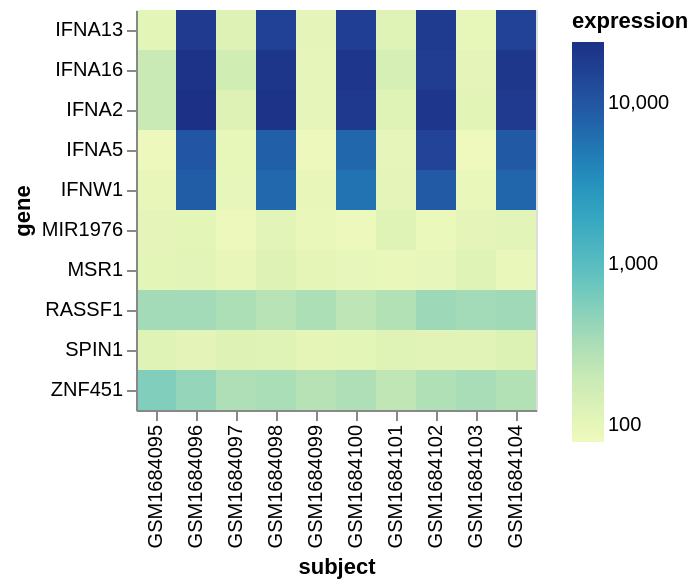

This figure's notebook cell:
### Markdown cell above
#### Añadiendo interactividad: Tooltips

Para hacer el heatmap más exploratorio, añadimos `tooltips`. Esto permite al usuario pasar el ratón sobre cada celda y ver los valores exactos de `subject`, `gene` y `expression`, mejorando la capacidad de investigar puntos de datos específicos.

### Code cell
chart.mark_rect().encode(
    alt.X('subject:N'),
    alt.Y('gene:N'),
    alt.Color('expression:Q', scale=alt.Scale(type='log')),
    alt.Tooltip(['subject', 'gene', 'expression'])
)

### Figure 1 — Vega-Lite specification as saved in the notebook (floating-point values rounded to 4 significant figures)
{"config": {"view": {"continuousWidth": 300, "continuousHeight": 300}}, "data": {"name": "data-5cd6747e846a5284609978f329e272dd"}, "mark": {"type": "rect"}, "encoding": {"color": {"field": "expression", "scale": {"type": "log"}, "type": "quantitative"}, "tooltip": [{"field": "subject", "type": "nominal"}, {"field": "gene", "type": "nominal"}, {"field": "expression", "type": "quantitative"}], "x": {"field": "subject", "type": "nominal"}, "y": {"field": "gene", "type": "nominal"}}, "$schema": "https://vega.github.io/schema/vega-lite/v5.20.1.json", "datasets": {"data-5cd6747e846a5284609978f329e272dd": [{"subject": "GSM1684095", "treatment": "control", "gene": "IFNA5", "expression": 83.13}, {"subject": "GSM1684095", "treatment": "control", "gene": "MSR1", "expression": 107.0}, {"subject": "GSM1684095", "treatment": "control", "gene": "IFNW1", "expression": 95.4}, {"subject": "GSM1684095", "treatment": "control", "gene": "RASSF1", "expression": 353.0}, {"subject": "GSM1684095", "treatment": "control", "gene": "IFNA16", "expression": 189.9}, {"subject": "GSM1684095", "treatment": "control", "gene": "ZNF451", "expression": 569.3}, {"subject": "GSM1684095", "treatment": "control", "gene": "SPIN1", "expression": 120.8}, {"subject": "GSM1684095", "treatment": "control", "gene": "IFNA2", "expression": 195.2}, {"subject": "GSM1684095", "treatment": "control", "gene": "IFNA13", "expression": 107.2}, {"subject": "GSM1684095", "treatment": "control", "gene": "MIR1976", "expression": 104.0}, {"subject": "GSM1684096", "treatment": "influenza", "gene": "MIR1976", "expression": 106.3}, {"subject": "GSM1684096", "treatment": "influenza", "gene": "IFNA13", "expression": 18970.0}, {"subject": "GSM1684096", "treatment": "influenza", "gene": "ZNF451", "expression": 432.3}, {"subject": "GSM1684096", "treatment": "influenza", "gene": "IFNA5", "expression": 10100.0}, {"subject": "GSM1684096", "treatment": "influenza", "gene": "IFNA16", "expression": 23060.0}, {"subject": "GSM1684096", "treatment": "influenza", "gene": "IFNW1", "expression": 8666.0}, {"subject": "GSM1684096", "treatment": "influenza", "gene": "SPIN1", "expression": 107.9}, {"subject": "GSM1684096", "treatment": "influenza", "gene": "MSR1", "expression": 108.8}, {"subject": "GSM1684096", "treatment": "influenza", "gene": "IFNA2", "expression": 24030.0}, {"subject": "GSM1684096", "treatment": "influenza", "gene": "RASSF1", "expression": 353.4}, {"subject": "GSM1684097", "treatment": "control", "gene": "IFNA16", "expression": 170.3}, {"subject": "GSM1684097", "treatment": "control", "gene": "SPIN1", "expression": 126.9}, {"subject": "GSM1684097", "treatment": "control", "gene": "MSR1", "expression": 94.98}, {"subject": "GSM1684097", "treatment": "control", "gene": "ZNF451", "expression": 304.2}, {"subject": "GSM1684097", "treatment": "control", "gene": "RASSF1", "expression": 308.1}, {"subject": "GSM1684097", "treatment": "control", "gene": "IFNA13", "expression": 128.0}, {"subject": "GSM1684097", "treatment": "control", "gene": "IFNA2", "expression": 128.8}, {"subject": "GSM1684097", "treatment": "control", "gene": "MIR1976", "expression": 82.85}, {"subject": "GSM1684097", "treatment": "control", "gene": "IFNA5", "expression": 97.8}, {"subject": "GSM1684097", "treatment": "control", "gene": "IFNW1", "expression": 96.97}, {"subject": "GSM1684098", "treatment": "influenza", "gene": "RASSF1", "expression": 267.4}, {"subject": "GSM1684098", "treatment": "influenza", "gene": "IFNA13", "expression": 15650.0}, {"subject": "GSM1684098", "treatment": "influenza", "gene": "MSR1", "expression": 125.9}, {"subject": "GSM1684098", "treatment": "influenza", "gene": "IFNW1", "expression": 6903.0}, {"subject": "GSM1684098", "treatment": "influenza", "gene": "IFNA16", "expression": 21250.0}, {"subject": "GSM1684098", "treatment": "influenza", "gene": "ZNF451", "expression": 320.3}, {"subject": "GSM1684098", "treatment": "influenza", "gene": "SPIN1", "expression": 123.6}, {"subject": "GSM1684098", "treatment": "influenza", "gene": "MIR1976", "expression": 108.9}, {"subject": "GSM1684098", "treatment": "influenza", "gene": "IFNA5", "expression": 8181.0}, {"subject": "GSM1684098", "treatment": "influenza", "gene": "IFNA2", "expression": 23060.0}, {"subject": "GSM1684099", "treatment": "control", "gene": "IFNW1", "expression": 94.48}, {"subject": "GSM1684099", "treatment": "control", "gene": "IFNA5", "expression": 81.71}, {"subject": "GSM1684099", "treatment": "control", "gene": "RASSF1", "expression": 308.7}, {"subject": "GSM1684099", "treatment": "control", "gene": "IFNA16", "expression": 101.2}, {"subject": "GSM1684099", "treatment": "control", "gene": "ZNF451", "expression": 271.0}, {"subject": "GSM1684099", "treatment": "control", "gene": "MSR1", "expression": 104.6}, {"subject": "GSM1684099", "treatment": "control", "gene": "IFNA13", "expression": 103.5}, {"subject": "GSM1684099", "treatment": "control", "gene": "MIR1976", "expression": 91.37}, {"subject": "GSM1684099", "treatment": "control", "gene": "IFNA2", "expression": 100.7}, {"subject": "GSM1684099", "treatment": "control", "gene": "SPIN1", "expression": 104.2}, {"subject": "GSM1684100", "treatment": "influenza", "gene": "IFNW1", "expression": 5664.0}, {"subject": "GSM1684100", "treatment": "influenza", "gene": "IFNA13", "expression": 16990.0}, {"subject": "GSM1684100", "treatment": "influenza", "gene": "RASSF1", "expression": 244.8}, {"subject": "GSM1684100", "treatment": "influenza", "gene": "IFNA2", "expression": 19280.0}, {"subject": "GSM1684100", "treatment": "influenza", "gene": "IFNA5", "expression": 7055.0}, {"subject": "GSM1684100", "treatment": "influenza", "gene": "MIR1976", "expression": 85.88}, {"subject": "GSM1684100", "treatment": "influenza", "gene": "ZNF451", "expression": 300.7}, {"subject": "GSM1684100", "treatment": "influenza", "gene": "IFNA16", "expression": 20420.0}, {"subject": "GSM1684100", "treatment": "influenza", "gene": "SPIN1", "expression": 107.2}, {"subject": "GSM1684100", "treatment": "influenza", "gene": "MSR1", "expression": 96.97}, {"subject": "GSM1684101", "treatment": "control", "gene": "IFNA2", "expression": 123.6}, {"subject": "GSM1684101", "treatment": "control", "gene": "IFNA5", "expression": 102.4}, {"subject": "GSM1684101", "treatment": "control", "gene": "MSR1", "expression": 89.58}, {"subject": "GSM1684101", "treatment": "control", "gene": "SPIN1", "expression": 122.6}, {"subject": "GSM1684101", "treatment": "control", "gene": "IFNW1", "expression": 103.6}, {"subject": "GSM1684101", "treatment": "control", "gene": "RASSF1", "expression": 286.1}, {"subject": "GSM1684101", "treatment": "control", "gene": "ZNF451", "expression": 232.2}, {"subject": "GSM1684101", "treatment": "control", "gene": "IFNA16", "expression": 155.1}, {"subject": "GSM1684101", "treatment": "control", "gene": "MIR1976", "expression": 120.6}, {"subject": "GSM1684101", "treatment": "control", "gene": "IFNA13", "expression": 120.7}, {"subject": "GSM1684102", "treatment": "influenza", "gene": "IFNW1", "expression": 9199.0}, {"subject": "GSM1684102", "treatment": "influenza", "gene": "ZNF451", "expression": 294.7}, {"subject": "GSM1684102", "treatment": "influenza", "gene": "MIR1976", "expression": 86.59}, {"subject": "GSM1684102", "treatment": "influenza", "gene": "IFNA16", "expression": 17750.0}, {"subject": "GSM1684102", "treatment": "influenza", "gene": "MSR1", "expression": 97.09}, {"subject": "GSM1684102", "treatment": "influenza", "gene": "RASSF1", "expression": 386.8}, {"subject": "GSM1684102", "treatment": "influenza", "gene": "SPIN1", "expression": 117.9}, {"subject": "GSM1684102", "treatment": "influenza", "gene": "IFNA2", "expression": 20300.0}, {"subject": "GSM1684102", "treatment": "influenza", "gene": "IFNA13", "expression": 18600.0}, {"subject": "GSM1684102", "treatment": "influenza", "gene": "IFNA5", "expression": 15020.0}, {"subject": "GSM1684103", "treatment": "control", "gene": "IFNA5", "expression": 78.12}, {"subject": "GSM1684103", "treatment": "control", "gene": "RASSF1", "expression": 352.4}, {"subject": "GSM1684103", "treatment": "control", "gene": "IFNA16", "expression": 103.0}, {"subject": "GSM1684103", "treatment": "control", "gene": "ZNF451", "expression": 327.0}, {"subject": "GSM1684103", "treatment": "control", "gene": "MSR1", "expression": 119.7}, {"subject": "GSM1684103", "treatment": "control", "gene": "SPIN1", "expression": 116.0}, {"subject": "GSM1684103", "treatment": "control", "gene": "IFNA2", "expression": 111.6}, {"subject": "GSM1684103", "treatment": "control", "gene": "IFNA13", "expression": 98.34}, {"subject": "GSM1684103", "treatment": "control", "gene": "IFNW1", "expression": 89.26}, {"subject": "GSM1684103", "treatment": "control", "gene": "MIR1976", "expression": 103.2}, {"subject": "GSM1684104", "treatment": "influenza", "gene": "ZNF451", "expression": 287.4}, {"subject": "GSM1684104", "treatment": "influenza", "gene": "IFNW1", "expression": 7429.0}, {"subject": "GSM1684104", "treatment": "influenza", "gene": "RASSF1", "expression": 374.2}, {"subject": "GSM1684104", "treatment": "influenza", "gene": "IFNA16", "expression": 20580.0}, {"subject": "GSM1684104", "treatment": "influenza", "gene": "SPIN1", "expression": 134.8}, {"subject": "GSM1684104", "treatment": "influenza", "gene": "IFNA2", "expression": 19140.0}, {"subject": "GSM1684104", "treatment": "influenza", "gene": "IFNA13", "expression": 15400.0}, {"subject": "GSM1684104", "treatment": "influenza", "gene": "IFNA5", "expression": 9397.0}, {"subject": "GSM1684104", "treatment": "influenza", "gene": "MSR1", "expression": 89.71}, {"subject": "GSM1684104", "treatment": "influenza", "gene": "MIR1976", "expression": 112.0}]}}
